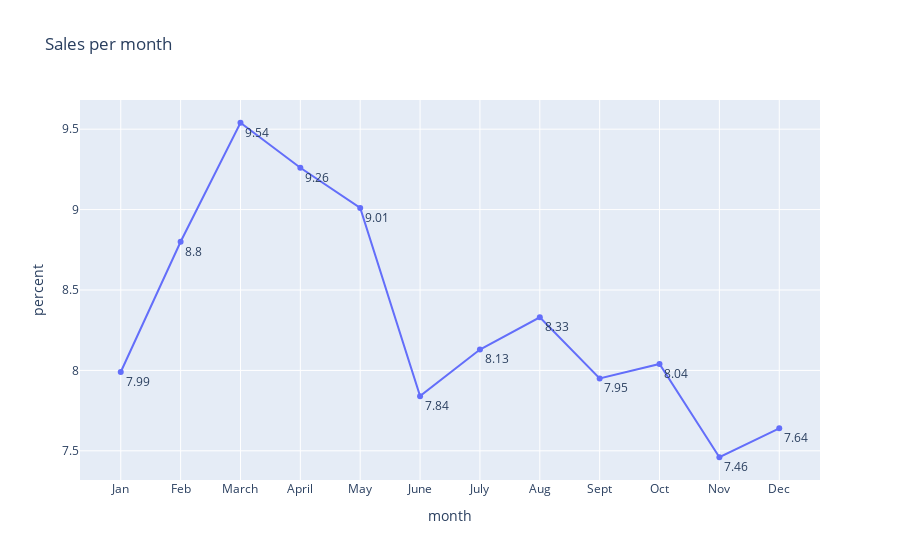

Notebook cell for this chart:
### Code cell
fig2 = px.line(df2, x='month', y='percent',text='percent', title="Sales per month")
fig2.update_traces(textposition="bottom right")
fig2.show()

### Figure 1 — Plotly figure (JSON) as saved in the notebook; plotly's stock layout.template omitted (floating-point values rounded to 4 significant figures)
{"data": [{"hovertemplate": "month=%{x}<br>percent=%{text}<extra></extra>", "legendgroup": "", "line": {"color": "#636efa", "dash": "solid"}, "marker": {"symbol": "circle"}, "mode": "markers+lines+text", "name": "", "orientation": "v", "showlegend": false, "text": [7.99, 8.8, 9.54, 9.26, 9.01, 7.84, 8.13, 8.33, 7.95, 8.04, 7.46, 7.64], "textposition": "bottom right", "type": "scatter", "x": ["Jan", "Feb", "March", "April", "May", "June", "July", "Aug", "Sept", "Oct", "Nov", "Dec"], "xaxis": "x", "y": [7.99, 8.8, 9.54, 9.26, 9.01, 7.84, 8.13, 8.33, 7.95, 8.04, 7.46, 7.64], "yaxis": "y"}], "layout": {"legend": {"tracegroupgap": 0}, "title": {"text": "Sales per month"}, "xaxis": {"anchor": "y", "domain": [0, 1], "title": {"text": "month"}}, "yaxis": {"anchor": "x", "domain": [0, 1], "title": {"text": "percent"}}}}
